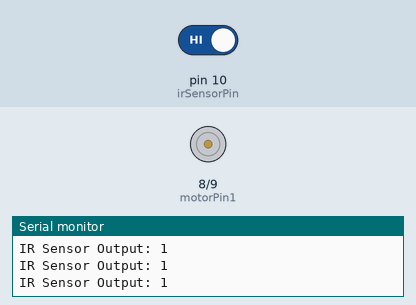
Recording of a sketch running on a simulated Arduino Uno, built with avr-gcc and run on an emulated ATmega328P. On the bench: motor-driver pin pairs drawn as motors (green arrow = first pin HIGH = forward, orange = second pin HIGH = backward, longer = more drive), the last lines printed to the serial monitor. The inputs (shaded band) are chosen by the test bench; at power-on: pin 10 (irSensorPin) HIGH.

Above: at 1.2 s.
1.3 s: pin 10 (irSensorPin) driven LOW
At 2.3 s:
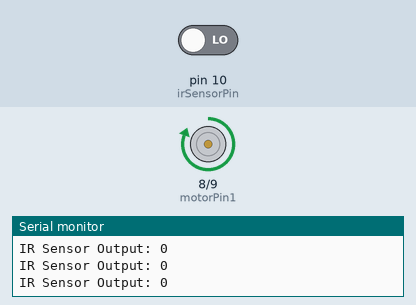
2.8 s: pin 10 (irSensorPin) driven HIGH
At 3.6 s:
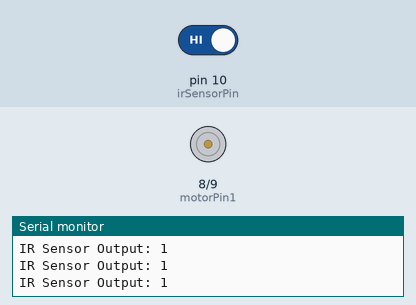
Timing chart, 0 to 5.8 s (numbered marks = the images above; inputs shaded):
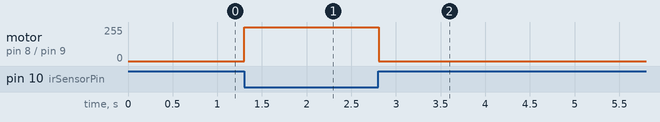

Measured:
- after the input at 1.3 s, motor on pin 8 (motorPin1) / pin 9 (motorPin2): stopped → forward 255/255 at once
- after the input at 2.8 s, motor on pin 8 (motorPin1) / pin 9 (motorPin2): forward 255/255 → stopped at once

The sketch:

MotorWithIR.ino
```cpp
int motorPin1 = 8; // Motor driver input pin 1
int motorPin2 = 9; // Motor driver input pin 2
int irSensorPin = 10; // IR sensor pin
int thresholdDistance = 50; // Threshold distance for IR sensor

void setup() {
  Serial.begin(9600);
  pinMode(motorPin1, OUTPUT); // Set motor driver input pin 1 as output
  pinMode(motorPin2, OUTPUT); // Set motor driver input pin 2 as output
  pinMode(irSensorPin, INPUT); // Set IR sensor pin as input
}

void loop() {
  int irDistance = digitalRead(irSensorPin);

  Serial.print("IR Sensor Output: ");
  Serial.println(irDistance);

  if (irDistance == LOW) {
    // Rotate the motor in one direction (adjust as needed based on motor specifications)
    digitalWrite(motorPin1, HIGH);
    digitalWrite(motorPin2, LOW);
  } else {
    // Stop the motor (adjust as needed based on motor specifications)
    digitalWrite(motorPin1, LOW);
    digitalWrite(motorPin2, LOW);
  }

  delay(100);
}
```
